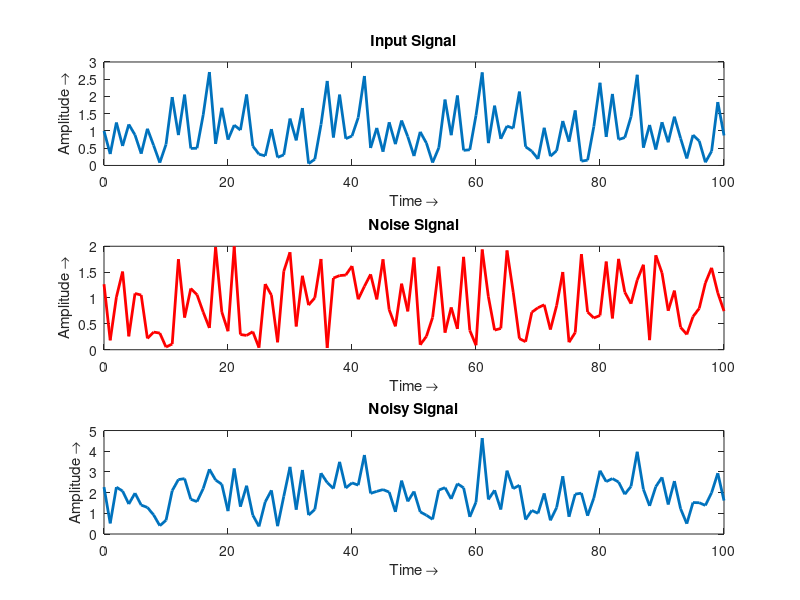

Write MATLAB code to recreate this figure.

% Author: Zain Rajani
% Software Used: MATLAB (R2020a)

%% Initialize Screen 

clear all;
close all;
clc;

%% Original Signal

time = 0:100;                       % Time period of the signal

% Original Signal without noise 
input_signal=abs(sin(time)+cos(2*time)+sin(4*time));

% Noise Regeneration 
noise= 2*rand(size(time));

% Signal with Noise
final_input= input_signal+noise;

% Plotting the signal
subplot(3,1,1)
plot(time,input_signal,'LineWidth',2);% Signal Plotting
title('Input Signal');                % Title Signal 
xlabel('Time \rightarrow');           % X-axis label
ylabel('Amplitude \rightarrow');      % Y-axis label

subplot(3,1,2)                        % Same plot division 2
plot(time,noise,'r','LineWidth',2);   % Signal Plotting 
title('Noise Signal');
xlabel('Time \rightarrow');
ylabel('Amplitude \rightarrow');


subplot(3,1,3)                        % Same plot division 3
plot(time,final_input,'LineWidth',2);
title('Noisy Signal');
xlabel('Time \rightarrow');
ylabel('Amplitude \rightarrow');

%% Pulse Train Signal (Timing Circuit)

discrete_time=0:100;                   %Discrete Time for timing 
pulse_signal=[ones(1,101)];            % Generate Pulse Signal 

